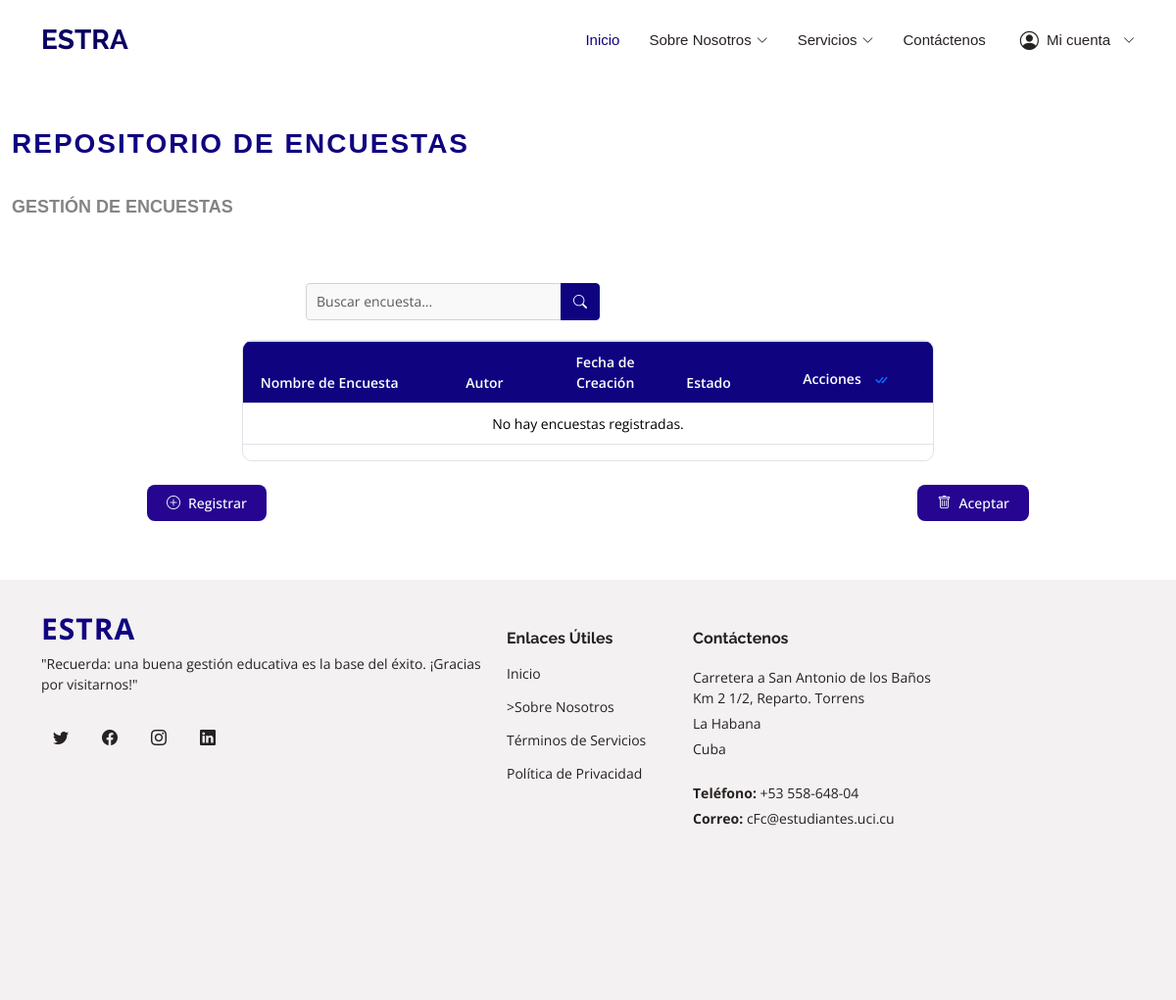
/encuestas/ (signed in), run on an earlier commit of the app's database.
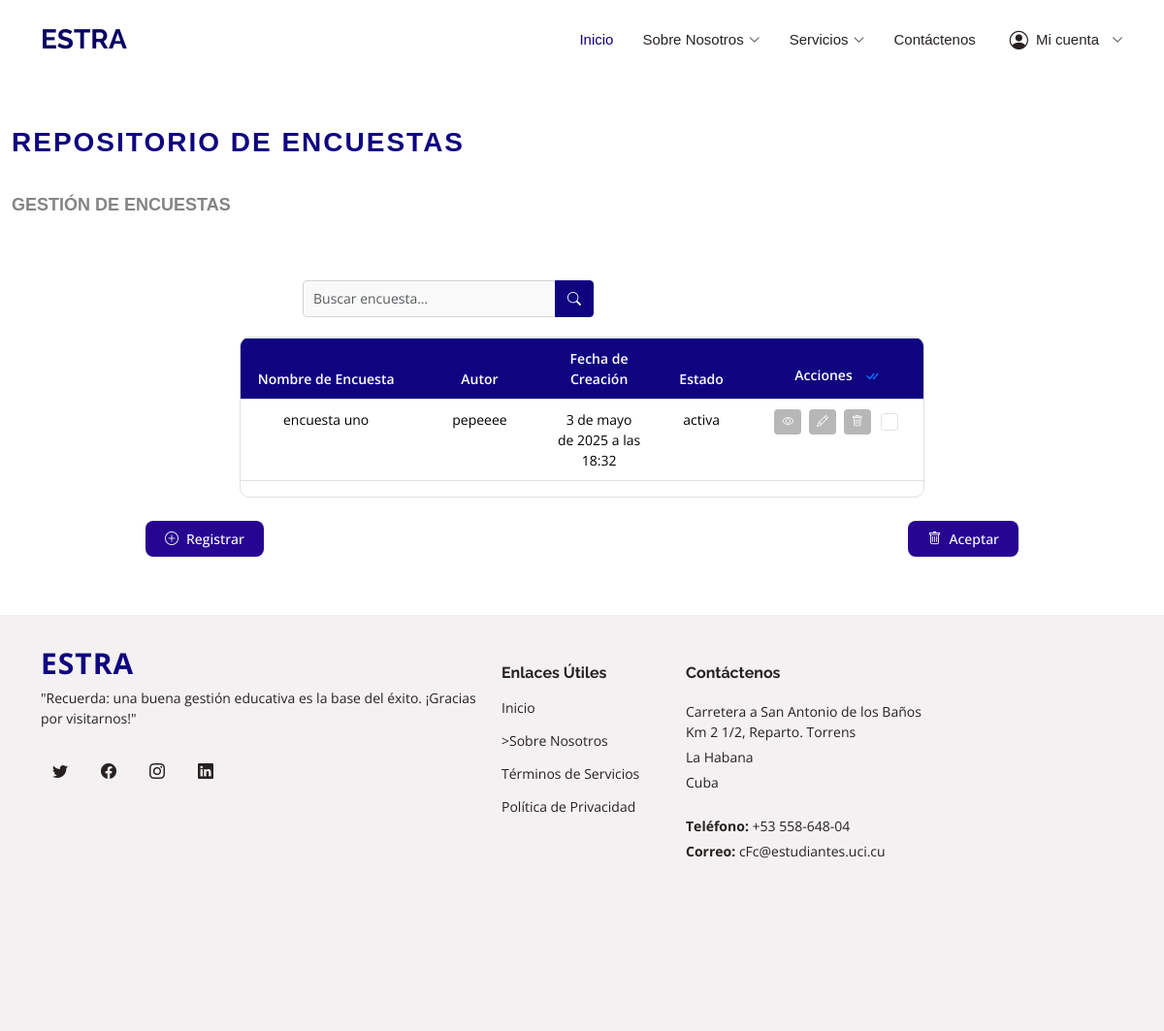
And on a later commit of the database.
### data_models/models.py (models this page shows, shortened)
class Encuesta(models.Model):
    titulo = models.CharField(max_length=255)
    descripcion = models.TextField()
    fecha_creacion = models.DateTimeField(auto_now_add=True)
    autor = models.CharField(max_length=100, default="Desconocido")
    estado = models.CharField(
        max_length=10,
        choices=[
            ('activa', 'Activa'),
            ('inactiva', 'Inactiva'),
        ],
        default='activa'
    )

### data_models/vistas/vistasEncuesta/views.py (the view)
# urls.py: path('encuestas/', visualizarEncuestas, name='encuestas'),
def visualizarEncuestas(request):
    if request.user.is_authenticated:
        if request.user.es_profesor():
            query = request.GET.get('q', '')
            if query:
                encuestas = Encuesta.objects.filter(
                    Q(nombre__icontains=query) |
                    Q(curso__icontains=query) |
                    Q(anio_escolar__icontains=query) |
                    Q(grupo__icontains=query) |
                    Q(autor__icontains=query)
                )
            else:
                encuestas = Encuesta.objects.all()
            return render(request, 'profesor_principal/listar_encuestas.html', {
                'encuestas': encuestas,
                'query': query
            })
        else:
            messages.error(request, "No tienes permiso para visualizar encuestas.")
            return redirect("pagina_principal_g")
    else:
        messages.error(request, "No estas autenticado.")
        return redirect("login")

### data_models/models.py (called while the page is built)
    def es_profesor(self):
        return self.cargo == 'profesor_principal'

### templates/profesor_principal/listar_encuestas.html (shortened to what this page needs)
{% extends "base.html" %}
{% load static %}
{% block content %}
  <div id="maind">
<section id="encuestas" class="encuestas section-bg">
    <div class="container-fluid">
      <div class="section-title">
        <h2>Repositorio de Encuestas</h2>
        <br>
        <p>Gestión de Encuestas</p>
        <br>
      </div>
      <div id="barra-busqueda-encuestas" class="search-bar">
        <div class="input-group">
          <input type="text" class="form-control" placeholder="Buscar encuesta..." aria-label="Buscar">
          <button class="btn btn-primary" type="button">
            <i class="bi bi-search"></i>
          </button>
        </div>
      </div>
      <form id="form-eliminar-encuestas" method="POST" action="{% url 'eliminar_encuestas' %}">
        <div id="tabla-encuestas" class="table-container">
          <div id="tabla-encuestas-responsive" class="table-responsive">
            <table id="tablita-encuestas" class="table table-bordered table-hover custom-table">
              <thead>
                <tr>
                  <th>Nombre de Encuesta</th>
                  <th>Autor</th>
                  <th>Fecha de Creación</th>
                  <th>Estado</th>
                  <th>
                    Acciones
                    <button id="btn-seleccionar-todo" class="btn btn-link p-0 ms-2" title="Seleccionar Todo">
                      <i class="bi bi-check-all"></i>
                    </button>
                  </th>
                </tr>
              </thead>
              <tbody>
                {% for encuesta in encuestas %}
                <tr data-id="{{ encuesta.id }}">
                  <td>{{ encuesta.titulo }}</td>
                  <td>{{ encuesta.autor }}</td>
                  <td>{{ encuesta.fecha_creacion }}</td>
                  <td>{{ encuesta.estado }}</td>
                  <td>
                    <button type="button" class="btn btn-action btn-ver-detalles" data-id="{{ encuesta.id }}" title="Ver Detalles">
                      <i class="bi bi-eye"></i>
                    </button>
                    <button type="button" class="btn btn-action btn-modificar" data-id="{{ encuesta.id }}" title="Modificar">
                      <i class="bi bi-pencil"></i>
                    </button>
                    <button type="button" class="btn btn-action btn-eliminar" data-id="{{ encuesta.id }}" title="Eliminar">
                      <i class="bi bi-trash"></i>
                    </button>
                    <input type="checkbox" class="form-check-input seleccionar-fila" name="encuestas[]" value="{{ encuesta.id }}">
                  </td>
                </tr>
                {% empty %}
                <tr>
                  <td colspan="5" class="text-center">No hay encuestas registradas.</td>
                </tr>
                {% endfor %}
              </tbody>
            </table>
          </div>
        </div>
      <div id="botones-accion-encuestas" class="d-flex justify-content-between mt-4">
        <a href="{%url 'formular_encuesta'%}">
          <div id="btn-registrar-encuesta" class="btn btn-success">
            <i class="bi bi-plus-circle"></i> Registrar
          </div>
        </a>
        <button type="submit" id="btn-eliminar-encuesta" class="btn btn-danger"> <i class="bi bi-trash"></i> Aceptar
        </div>
      </div>
  </div>
{% endblock %}

What changed in the data, as far as the page shows it:
added Encuesta: titulo "encuesta uno", autor "pepeeee", fecha_creacion "3 de mayo de 2025 a las 18:32", estado "activa"
Also different on the page:
text no longer shown: "No hay encuestas registradas."
